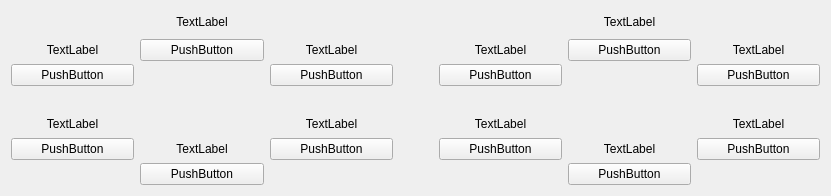
  <widget class="QWidget" name="layoutWidget_9">
   <property name="geometry">
    <rect>
     <x>1010</x>
     <y>275</y>
     <width>831</width>
     <height>196</height>
    </rect>
   </property>
   <layout class="QHBoxLayout" name="horizontalLayout_5">
    <item>
     <layout class="QGridLayout" name="gridLayout_21">
      <item row="0" column="0">
       <spacer name="verticalSpacer_51">
        <property name="orientation">
         <enum>Qt::Vertical</enum>
        </property>
        <property name="sizeType">
         <enum>QSizePolicy::Fixed</enum>
        </property>
        <property name="sizeHint" stdset="0">
         <size>
          <width>20</width>
          <height>25</height>
         </size>
        </property>
       </spacer>
      </item>
      <item row="0" column="2">
       <spacer name="verticalSpacer_52">
        <property name="orientation">
         <enum>Qt::Vertical</enum>
        </property>
        <property name="sizeType">
         <enum>QSizePolicy::Fixed</enum>
        </property>
        <property name="sizeHint" stdset="0">
         <size>
          <width>20</width>
          <height>25</height>
         </size>
        </property>
       </spacer>
      </item>
      <item row="6" column="0">
       <spacer name="verticalSpacer_53">
        <property name="orientation">
         <enum>Qt::Vertical</enum>
        </property>
        <property name="sizeType">
         <enum>QSizePolicy::Fixed</enum>
        </property>
        <property name="sizeHint" stdset="0">
         <size>
          <width>20</width>
          <height>25</height>
         </size>
        </property>
       </spacer>
      </item>
      <item row="2" column="1" rowspan="3">
       <widget class="QLabel" name="label_103">
        <property name="styleSheet">
         <string notr="true">background-image: url(:/new/prefix1/Resource/computer.PNG);
background-repeat : no;
background-position : center;</string>
        </property>
        <property name="text">
         <string/>
        </property>
       </widget>
      </item>
      <item row="6" column="2">
       <spacer name="verticalSpacer_54">
        <property name="orientation">
         <enum>Qt::Vertical</enum>
        </property>
        <property name="sizeType">
         <enum>QSizePolicy::Fixed</enum>
        </property>
        <property name="sizeHint" stdset="0">
         <size>
          <width>20</width>
          <height>25</height>
         </size>
        </property>
       </spacer>
      </item>
      <item row="1" column="0" rowspan="2">
       <layout class="QVBoxLayout" name="verticalLayout_147">
        <item>
         <widget class="QLabel" name="time104">
          <property name="text">
           <string>TextLabel</string>
          </property>
          <property name="alignment">
           <set>Qt::AlignCenter</set>
          </property>
         </widget>
        </item>
        <item>
         <widget class="QPushButton" name="btn104">
          <property name="text">
           <string>PushButton</string>
          </property>
         </widget>
        </item>
       </layout>
      </item>
      <item row="4" column="2" rowspan="2">
       <layout class="QVBoxLayout" name="verticalLayout_148">
        <item>
         <widget class="QLabel" name="time107">
          <property name="text">
           <string>TextLabel</string>
          </property>
          <property name="alignment">
           <set>Qt::AlignCenter</set>
          </property>
         </widget>
        </item>
        <item>
         <widget class="QPushButton" name="btn107">
          <property name="text">
           <string>PushButton</string>
          </property>
         </widget>
        </item>
       </layout>
      </item>
      <item row="4" column="0" rowspan="2">
       <layout class="QVBoxLayout" name="verticalLayout_149">
        <item>
         <widget class="QLabel" name="time105">
          <property name="text">
           <string>TextLabel</string>
          </property>
          <property name="alignment">
           <set>Qt::AlignCenter</set>
          </property>
         </widget>
        </item>
        <item>
         <widget class="QPushButton" name="btn105">
          <property name="text">
           <string>PushButton</string>
          </property>
         </widget>
        </item>
       </layout>
      </item>
      <item row="0" column="1" rowspan="2">
       <layout class="QVBoxLayout" name="verticalLayout_150">
        <item>
         <widget class="QLabel" name="time103">
          <property name="text">
           <string>TextLabel</string>
          </property>
          <property name="alignment">
           <set>Qt::AlignCenter</set>
          </property>
         </widget>
        </item>
        <item>
         <widget class="QPushButton" name="btn103">
          <property name="text">
           <string>PushButton</string>
          </property>
         </widget>
        </item>
       </layout>
      </item>
      <item row="1" column="2" rowspan="2">
       <layout class="QVBoxLayout" name="verticalLayout_151">
        <item>
         <widget class="QLabel" name="time108">
          <property name="text">
           <string>TextLabel</string>
          </property>
          <property name="alignment">
           <set>Qt::AlignCenter</set>
          </property>
         </widget>
        </item>
        <item>
         <widget class="QPushButton" name="btn108">
          <property name="text">
           <string>PushButton</string>
          </property>
         </widget>
        </item>
       </layout>
      </item>
      <item row="5" column="1" rowspan="2">
       <layout class="QVBoxLayout" name="verticalLayout_152">
        <item>
         <widget class="QLabel" name="time106">
          <property name="text">
           <string>TextLabel</string>
          </property>
          <property name="alignment">
           <set>Qt::AlignCenter</set>
          </property>
         </widget>
        </item>
        <item>
         <widget class="QPushButton" name="btn106">
          <property name="text">
           <string>PushButton</string>
          </property>
         </widget>
        </item>
       </layout>
      </item>
      <item row="3" column="0">
       <spacer name="verticalSpacer_55">
        <property name="orientation">
         <enum>Qt::Vertical</enum>
        </property>
        <property name="sizeType">
         <enum>QSizePolicy::Fixed</enum>
        </property>
        <property name="sizeHint" stdset="0">
         <size>
          <width>20</width>
          <height>10</height>
         </size>
        </property>
       </spacer>
      </item>
     </layout>
    </item>
    <item>
     <spacer name="horizontalSpacer_7">
      <property name="orientation">
       <enum>Qt::Horizontal</enum>
      </property>
      <property name="sizeType">
       <enum>QSizePolicy::Fixed</enum>
      </property>
      <property name="sizeHint" stdset="0">
       <size>
        <width>40</width>
        <height>20</height>
       </size>
      </property>
     </spacer>
    </item>
    <item>
     <layout class="QGridLayout" name="gridLayout_22">
      <item row="0" column="0">
       <spacer name="verticalSpacer_56">
        <property name="orientation">
         <enum>Qt::Vertical</enum>
        </property>
        <property name="sizeType">
         <enum>QSizePolicy::Fixed</enum>
        </property>
        <property name="sizeHint" stdset="0">
         <size>
          <width>20</width>
          <height>25</height>
         </size>
        </property>
       </spacer>
      </item>
      <item row="0" column="1" rowspan="2">
       <layout class="QVBoxLayout" name="verticalLayout_153">
        <item>
         <widget class="QLabel" name="time121">
          <property name="text">
           <string>TextLabel</string>
          </property>
          <property name="alignment">
           <set>Qt::AlignCenter</set>
          </property>
         </widget>
        </item>
        <item>
         <widget class="QPushButton" name="btn121">
          <property name="text">
           <string>PushButton</string>
          </property>
         </widget>
        </item>
       </layout>
      </item>
      <item row="0" column="2">
       <spacer name="verticalSpacer_57">
        <property name="orientation">
         <enum>Qt::Vertical</enum>
        </property>
        <property name="sizeType">
         <enum>QSizePolicy::Fixed</enum>
        </property>
        <property name="sizeHint" stdset="0">
         <size>
          <width>20</width>
          <height>25</height>
         </size>
        </property>
       </spacer>
      </item>
      <item row="1" column="0" rowspan="2">
       <layout class="QVBoxLayout" name="verticalLayout_154">
        <item>
         <widget class="QLabel" name="time122">
          <property name="text">
           <string>TextLabel</string>
          </property>
          <property name="alignment">
           <set>Qt::AlignCenter</set>
          </property>
         </widget>
        </item>
        <item>
         <widget class="QPushButton" name="btn122">
          <property name="text">
           <string>PushButton</string>
          </property>
         </widget>
        </item>
       </layout>
      </item>
      <item row="1" column="2" rowspan="2">
       <layout class="QVBoxLayout" name="verticalLayout_155">
        <item>
         <widget class="QLabel" name="time126">
          <property name="text">
           <string>TextLabel</string>
          </property>
          <property name="alignment">
           <set>Qt::AlignCenter</set>
          </property>
         </widget>
        </item>
        <item>
         <widget class="QPushButton" name="btn126">
          <property name="text">
           <string>PushButton</string>
          </property>
         </widget>
        </item>
       </layout>
      </item>
      <item row="2" column="1" rowspan="3">
       <widget class="QLabel" name="label_104">
        <property name="styleSheet">
         <string notr="true">background-image: url(:/new/prefix1/Resource/computer.PNG);
background-repeat : no;
background-position : center;</string>
        </property>
        <property name="text">
         <string/>
        </property>
       </widget>
      </item>
      <item row="4" column="0" rowspan="2">
       <layout class="QVBoxLayout" name="verticalLayout_156">
        <item>
         <widget class="QLabel" name="time123">
          <property name="text">
           <string>TextLabel</string>
          </property>
          <property name="alignment">
           <set>Qt::AlignCenter</set>
          </property>
         </widget>
        </item>
        <item>
         <widget class="QPushButton" name="btn123">
          <property name="text">
           <string>PushButton</string>
          </property>
         </widget>
        </item>
       </layout>
      </item>
      <item row="4" column="2" rowspan="2">
       <layout class="QVBoxLayout" name="verticalLayout_157">
        <item>
         <widget class="QLabel" name="time125">
          <property name="text">
           <string>TextLabel</string>
          </property>
          <property name="alignment">
           <set>Qt::AlignCenter</set>
          </property>
         </widget>
        </item>
        <item>
         <widget class="QPushButton" name="btn125">
          <property name="text">
           <string>PushButton</string>
          </property>
         </widget>
        </item>
       </layout>
      </item>
      <item row="5" column="1" rowspan="2">
       <layout class="QVBoxLayout" name="verticalLayout_158">
        <item>
         <widget class="QLabel" name="time124">
          <property name="text">
           <string>TextLabel</string>
          </property>
          <property name="alignment">
           <set>Qt::AlignCenter</set>
          </property>
         </widget>
        </item>
        <item>
         <widget class="QPushButton" name="btn124">
          <property name="text">
           <string>PushButton</string>
          </property>
         </widget>
        </item>
       </layout>
      </item>
      <item row="6" column="0">
       <spacer name="verticalSpacer_58">
        <property name="orientation">
         <enum>Qt::Vertical</enum>
        </property>
        <property name="sizeType">
         <enum>QSizePolicy::Fixed</enum>
        </property>
        <property name="sizeHint" stdset="0">
         <size>
          <width>20</width>
          <height>25</height>
         </size>
        </property>
       </spacer>
      </item>
      <item row="6" column="2">
       <spacer name="verticalSpacer_59">
        <property name="orientation">
         <enum>Qt::Vertical</enum>
        </property>
        <property name="sizeType">
         <enum>QSizePolicy::Fixed</enum>
        </property>
        <property name="sizeHint" stdset="0">
         <size>
          <width>20</width>
          <height>25</height>
         </size>
        </property>
       </spacer>
      </item>
      <item row="3" column="0">
       <spacer name="verticalSpacer_60">
        <property name="orientation">
         <enum>Qt::Vertical</enum>
        </property>
        <property name="sizeType">
         <enum>QSizePolicy::Fixed</enum>
        </property>
        <property name="sizeHint" stdset="0">
         <size>
          <width>20</width>
          <height>10</height>
         </size>
        </property>
       </spacer>
      </item>
     </layout>
    </item>
   </layout>
  </widget>
